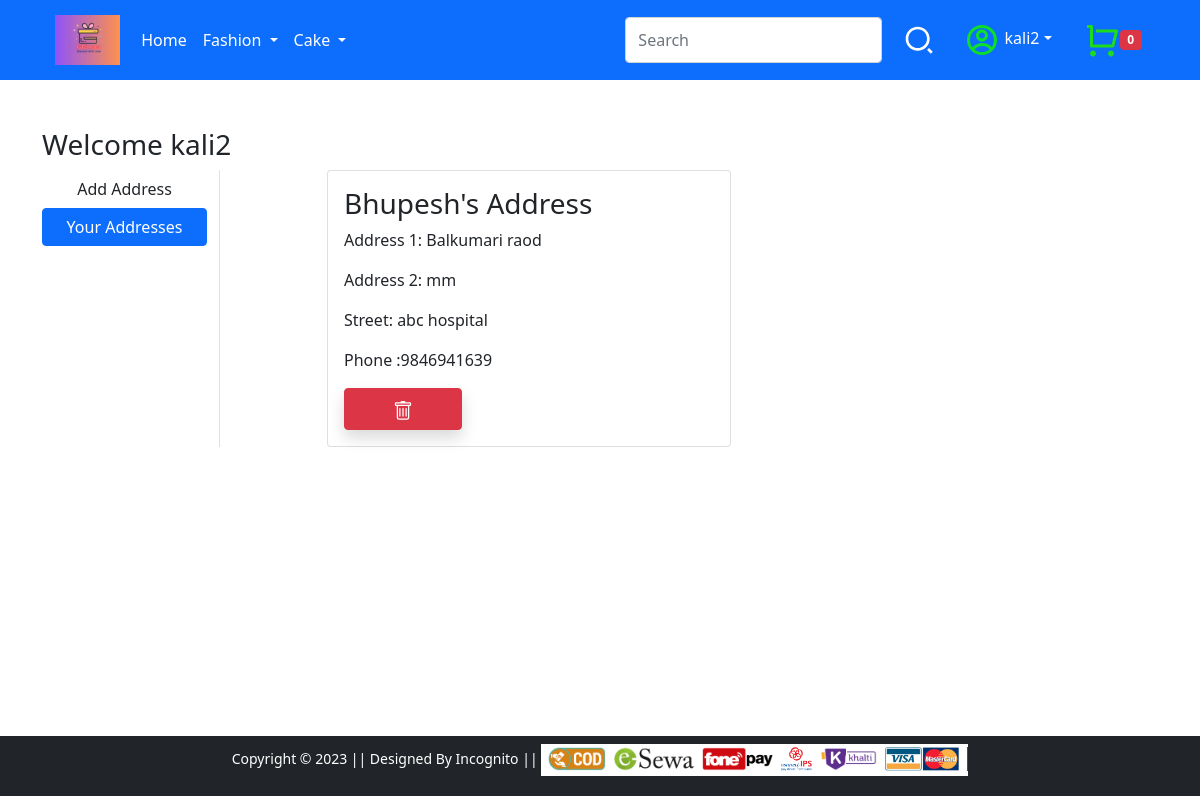
Page /address/ (signed in) on the committed database.
### app/models.py (models this page shows, shortened)
class customer(models.Model):
    user = models.ForeignKey(User,on_delete=models.CASCADE)
    name = models.CharField(max_length=50)
    main_address = models.CharField(max_length=200)
    street_address= models.CharField(max_length=200)
    additional_address = models.CharField(max_length=200)
    country = models.CharField(max_length=20 , default='unknown')
    phone_number = models.IntegerField(validators=[MaxValueValidator(9999999999),MinValueValidator(9000000000)])

### app/views.py (the view)
# urls.py: path('address/', views.address, name='address'),
def address(request):
    addresses = customer.objects.filter(user=request.user)
    try:
        cart_id = request.GET.get('cart_id')
        customer.objects.filter(id=cart_id).delete()
    except:
        pass
    return render(request, 'app/address.html',{"addresses" : addresses})

### app/context_processors.py (called while the page is built)
def common_data(request):
    if request.user.is_authenticated:
        cart_list = wishlist.objects.filter(user=request.user)
        nocart = len(cart_list)
    else:
        nocart = 0
    return{'nocart':nocart}

def delivery_time(request):
    utc_time = datetime.today()
    nepal_time = utc_time + timedelta(seconds=5*60*60+45*60)
    if int(nepal_time.strftime('%H')) < 16:
        delivery_time = nepal_time.strftime('%b-%d')
    else:
        nepal_time = utc_time + timedelta(days=1)
        delivery_time = nepal_time.strftime('%b-%d')
    return {'delivery_time':delivery_time}

### app/templates/app/address.html (shortened to what this page needs)
{% extends 'app/base.html' %}
{% load static %}
{% block main-content %}
<div class="container my-5">
 <div class="row">
 <h3>Welcome {{request.user}}</h3>
  <div class="col-sm-2 border-end">
   <ul class="list-unstyled">
    <li class="d-grid"><a href="{% url 'profile' %}" class="btn">Add Address</a></li>
    <li class="d-grid"><a href="{% url 'address' %}" class="btn btn-primary">Your Addresses</a></li>
   </ul>
  </div>
  <div class="col-sm-9 offset-sm-1">
   <div class="row">
    <div class="col-sm-6">
     <div class="card">
      <div class="card-body">
        {% if addresses %}
        {% for address in addresses %}
       <h3>{{address.name}}'s Address</h3>
       <p>Address 1: {{address.main_address}}</p>
       <p>Address 2: {{address.street_address}}</p>
       <p>Street: {{address.additional_address}}</p>
       <p> Phone :{{address.phone_number}}</p>
     <form action="" class="d-inline">
      <button type="submit" class="btn btn-danger shadow px-5 py-2">
      </button>
     </form>      </div>
    </div>
     {% endfor %}
    {% endif %}
   </div>
   </div>
  </div>
 </div>
</div>
{% endblock main-content %}

### app/templates/app/base.html (shortened to what this page needs)
<!doctype html>
{% load static %}
<html lang="en">
  <head>
    <link href="https://cdn.jsdelivr.net/npm/bootstrap@5.0.0-beta1/dist/css/bootstrap.min.css" rel="stylesheet">
    <link rel="stylesheet" href="{% static 'app/css/owl.carousel.min.css' %}">
    <link rel="stylesheet" href="{% static 'app/css/all.min.css' %}">
    <link rel="stylesheet" href="{% static 'app/css/style.css' %}">
  </head>
  <body>
    <nav class="navbar navbar-expand-lg navbar-dark bg-primary">
     <div class="container">
       <a class="btn -btn-outline-primary " href="/"><img src="{% static 'app/images/logo2.png'%}" alt="" clas="img-fluid " height="50px" ></a>
       <div class="collapse navbar-collapse" id="navbarSupportedContent">
         <ul class="navbar-nav me-auto mb-2 mb-lg-0">
           <li class="nav-item">
             <a class="nav-link active" aria-current="page" href="/">Home</a>
           </li>
           <li class="nav-item dropdown">
             <a class="nav-link dropdown-toggle text-white" href="#" id="electronicsDropdown" role="button" data-bs-toggle="dropdown" aria-expanded="false">
               Fashion
             </a>
           </li>
           <li class="nav-item dropdown">
             <a class="nav-link dropdown-toggle text-white" href="#" id="fashionDropdown" role="button" data-bs-toggle="dropdown" aria-expanded="false">
               Cake
             </a>
           </li>
         </ul>
         <form class="d-flex" action="{% url 'searchresult'%}">
           <input class="form-control me-2" type="search" placeholder="Search" aria-label="Search" name="search">
           <button class="btn" type="submit">
           </button>
         </form>
         <div>
          <ul class="navbar-nav me-auto mb-2mb-lg-0">
           <li class="nav-item dropdown mx-2">
            {% if request.user.is_authenticated %}
              <a class="nav-link dropdown-toggle text-white" href="#" id="profileDropdown" role="button" data-bs-toggle="dropdown" aria-expanded="false">
              {{request.user}}</a>
            </li>
            <li class="nav-item mx-2" id="image">
             <a href="{% url 'cart' %}" class="nav-link ">
              <span class="badge bg-danger">{{nocart}}</span></a>
            {% endif %}
          </ul>
         </div>
       </div>
     </div>
    </nav>
    {% block main-content %} {% endblock main-content %}
    <footer class="container-fluid bg-dark text-center p-2 mb-1 ">
        <small class="text-white">Copyright &copy; 2023 || Designed By Incognito || </small>
        <img src="{% static 'app/images/payment.png' %}" alt="" srcset="" class="img-fluid" height="2px">
    </footer>
  </body>
</html>

### app/templates/app/base.html (style rules this page uses)
html { position: relative; min-height: 100%; }
body { margin-bottom: 100px; }
footer { position: absolute; bottom: 0; width: 100%; height: 60px; }

### rows in the picture
customer: name "Bhupesh", main_address "Balkumari raod", street_address "mm", additional_address "abc hospital", phone_number "9846941639"

### other values in the picture
{{ request.user }} "kali2"
{{ nocart }} "0"
